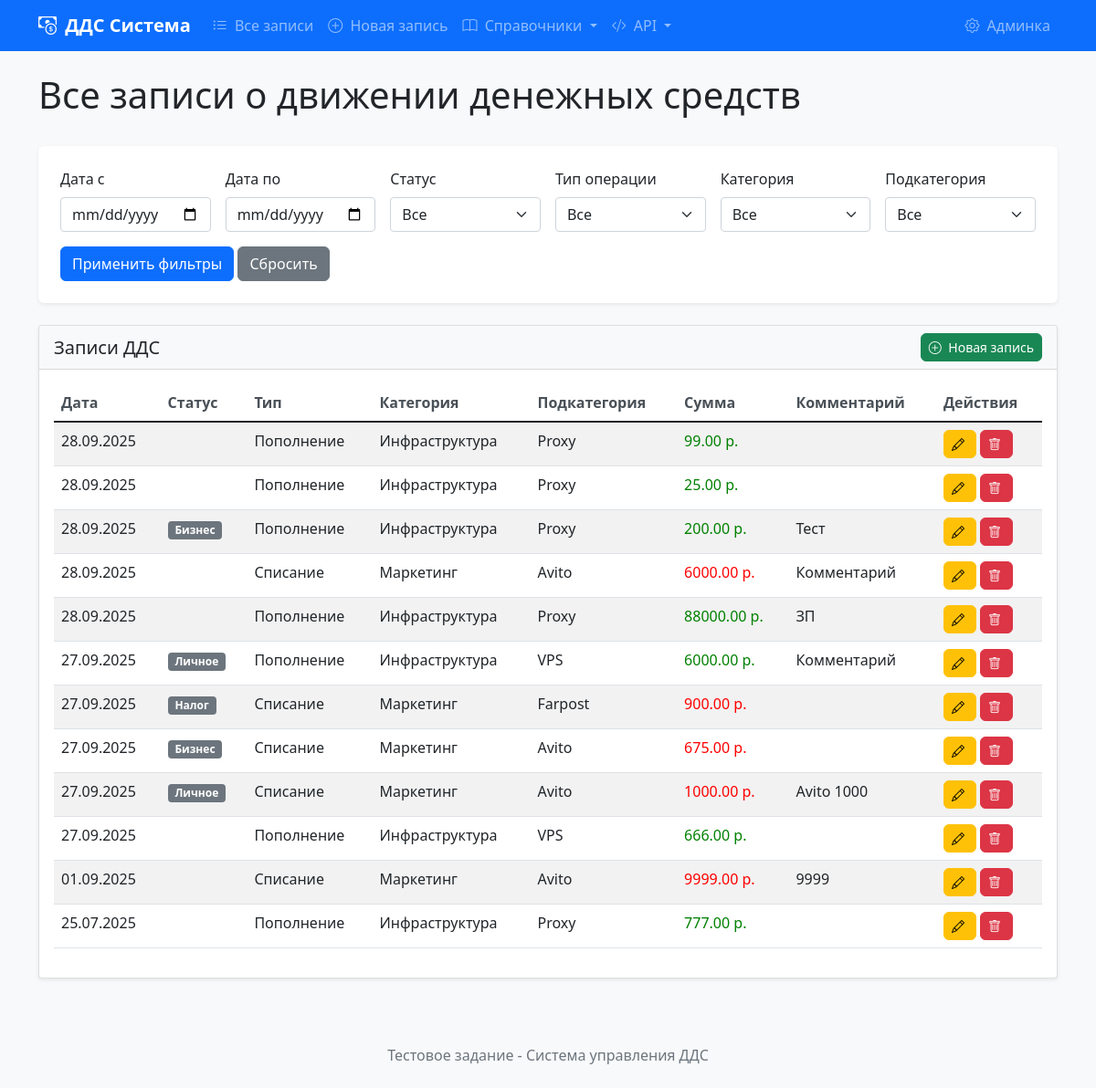
The app's page / (signed in) with its own data.
### web/models.py (models this page shows, shortened)
class CashFlowRecord(models.Model):
    created_date = models.DateField(
        default=timezone.now,
        verbose_name="Дата создания записи",
        help_text="Заполняется автоматически, но может быть изменена вручную"
    )
    status = models.ForeignKey(
        Status,
        on_delete=models.PROTECT,
        verbose_name="Статус",
        blank=True,
        null=True,
        default=None
    )
    transaction_type = models.ForeignKey(
        TransactionType,
        on_delete=models.PROTECT,
        verbose_name="Тип операции"
    )
    category = models.ForeignKey(
        Category,
        on_delete=models.PROTECT,
        verbose_name="Категория"
    )
    subcategory = models.ForeignKey(
        Subcategory,
        on_delete=models.PROTECT,
        verbose_name="Подкатегория"
    )
    amount = models.DecimalField(
        max_digits=12,
        decimal_places=2,
        validators=[MinValueValidator(0)],
        verbose_name="Сумма",
        help_text="Количество средств в рублях"
    )
    comment = models.TextField(
        blank=True,
        null=True,
        verbose_name="Комментарий",
        help_text="Комментарий к записи в свободной форме (необязательное поле)"
    )
    class Meta:
        verbose_name = "Запись ДДС"
        verbose_name_plural = "Записи ДДС"
        ordering = ['-created_date']
        indexes = [
            models.Index(fields=['created_date']),
            models.Index(fields=['status']),
            models.Index(fields=['transaction_type']),
            models.Index(fields=['category', 'subcategory']),
        ]

class TransactionType(models.Model):
    name = models.CharField(
        max_length=100,
        unique=True,
        verbose_name="Тип операции"
    )
    class Meta:
        verbose_name = "Тип операции"
        verbose_name_plural = "Типы операций"
        ordering = ['name']

class Category(models.Model):
    transaction_type = models.ForeignKey(
        TransactionType,
        on_delete=models.CASCADE,
        related_name='categories',
        verbose_name="Тип операции"
    )
    name = models.CharField(
        max_length=100,
        verbose_name="Название категории"
    )
    class Meta:
        verbose_name = "Категория"
        verbose_name_plural = "Категории"
        ordering = ['transaction_type', 'name']
        constraints = [
            models.UniqueConstraint(
                fields=['transaction_type', 'name'],
                name='unique_category_per_type'
            )
        ]

class Subcategory(models.Model):
    category = models.ForeignKey(
        Category,
        on_delete=models.CASCADE,
        related_name='subcategories',
        verbose_name="Категория"
    )
    name = models.CharField(
        max_length=100,
        verbose_name="Название подкатегории"
    )
    class Meta:
        verbose_name = "Подкатегория"
        verbose_name_plural = "Подкатегории"
        ordering = ['category', 'name']
        constraints = [
            models.UniqueConstraint(
                fields=['category', 'name'],
                name='unique_subcategory_per_category'
            )
        ]

class Status(models.Model):
    name = models.CharField(
        max_length=100,
        unique=True,
        verbose_name="Название статуса"
    )
    class Meta:
        verbose_name = "Статус"
        verbose_name_plural = "Статусы"
        ordering = ['name']

### web/views/views.py (the view)
# urls.py: path('', views.CashFlowRecordListView.as_view(), name='index'),
class CashFlowRecordListView(ListView):
    model = CashFlowRecord
    template_name = 'cash_flow/record_list.html'
    context_object_name = 'records'
    paginate_by = 20
    def get_queryset(self):
        queryset = super().get_queryset().select_related(
            'status', 'transaction_type', 'category', 'subcategory'
        )
        status = self.request.GET.get('status')
        transaction_type = self.request.GET.get('transaction_type')
        category = self.request.GET.get('category')
        subcategory = self.request.GET.get('subcategory')
        date_from = self.request.GET.get('date_from')
        date_to = self.request.GET.get('date_to')
        if status:
            queryset = queryset.filter(status_id=status)
        if transaction_type:
            queryset = queryset.filter(transaction_type_id=transaction_type)
        if category:
            queryset = queryset.filter(category_id=category)
        if subcategory:
            queryset = queryset.filter(subcategory_id=subcategory)
        if date_from:
            date_from = datetime.strptime(date_from, '%Y-%m-%d').date()
            queryset = queryset.filter(created_date__gte=date_from)
        if date_to:
            date_to = datetime.strptime(date_to, '%Y-%m-%d').date()
            queryset = queryset.filter(created_date__lte=date_to)
        return queryset
    def get_context_data(self, **kwargs):
        context = super().get_context_data(**kwargs)
        context['statuses'] = Status.objects.all()
        context['transaction_types'] = TransactionType.objects.all()
        context['categories'] = Category.objects.all()
        context['subcategories'] = Subcategory.objects.all()
        context['current_filters'] = {
            'status': self.request.GET.get('status', ''),
            'transaction_type': self.request.GET.get('transaction_type', ''),
            'category': self.request.GET.get('category', ''),
            'subcategory': self.request.GET.get('subcategory', ''),
            'date_from': self.request.GET.get('date_from', ''),
            'date_to': self.request.GET.get('date_to', ''),
        }
        return context

### templates/cash_flow/record_list.html (shortened to what this page needs)
{% extends 'base.html' %}
{% load static %}
{% block page_title %}Все записи о движении денежных средств{% endblock %}
{% block content %}
<div class="filter-section">
    <form method="get" id="filter-form">
        <div class="row g-3">
            <div class="col-md-2">
                <label for="id_date_from" class="form-label">Дата с</label>
                <input type="date" class="form-control" id="id_date_from" name="date_from" value="{{ current_filters.date_from }}">
            </div>
            <div class="col-md-2">
                <label for="id_date_to" class="form-label">Дата по</label>
                <input type="date" class="form-control" id="id_date_to" name="date_to" value="{{ current_filters.date_to }}">
            </div>
            <div class="col-md-2">
                <label for="id_status" class="form-label">Статус</label>
                <select class="form-select" id="id_status" name="status">
                    <option value="">Все</option>
                </select>
            </div>
            <div class="col-md-2">
                <label for="id_transaction_type" class="form-label">Тип операции</label>
                <select class="form-select" id="id_transaction_type" name="transaction_type">
                    <option value="">Все</option>
                </select>
            </div>
            <div class="col-md-2">
                <label for="id_category" class="form-label">Категория</label>
                <select class="form-select" id="id_category" name="category">
                    <option value="">Все</option>
                </select>
            </div>
            <div class="col-md-2">
                <label for="id_subcategory" class="form-label">Подкатегория</label>
                <select class="form-select" id="id_subcategory" name="subcategory">
                    <option value="">Все</option>
                </select>
            </div>
        </div>
        <div class="row mt-3">
            <div class="col">
                <button type="submit" class="btn btn-primary">Применить фильтры</button>
                <button type="button" class="btn btn-secondary" onclick="resetFilters()">Сбросить</button>
            </div>
        </div>
    </form>
</div>
<div class="card">
    <div class="card-header d-flex justify-content-between align-items-center">
        <h5 class="mb-0">Записи ДДС</h5>
        <a href="{% url 'cash_flow:record_create' %}" class="btn btn-success btn-sm">
            <i class="bi bi-plus-circle"></i> Новая запись
        </a>
    </div>
    <div class="card-body">
        <div class="table-responsive">
            <table class="table table-striped table-hover">
                <thead>
                    <tr>
                        <th>Дата</th>
                        <th>Статус</th>
                        <th>Тип</th>
                        <th>Категория</th>
                        <th>Подкатегория</th>
                        <th>Сумма</th>
                        <th>Комментарий</th>
                        <th>Действия</th>
                    </tr>
                </thead>
                <tbody>
                    {% for record in records %}
                    <tr>
                        <td>{{ record.created_date|date:"d.m.Y" }}</td>
                        <td><span class="badge bg-secondary">{{ record.status.name }}</span></td>
                        <td>{{ record.transaction_type.name }}</td>
                        <td>{{ record.category.name }}</td>
                        <td>{{ record.subcategory.name }}</td>
                        <td class="{% if record.transaction_type.name|lower == 'пополнение' %}amount-positive{% else %}amount-negative{% endif %}">
                            {{ record.amount }} р.
                        </td>
                        <td>{{ record.comment|default:""|truncatewords:5 }}</td>
                        <td>
                            <a href="{% url 'cash_flow:record_edit' record.pk %}" class="btn btn-warning btn-sm" title="Редактировать">
                                <i class="bi bi-pencil"></i>
                            </a>
                            <a href="{% url 'cash_flow:record_delete' record.pk %}" class="btn btn-danger btn-sm confirm-delete" title="Удалить">
                                <i class="bi bi-trash"></i>
                            </a>
                        </td>
                    </tr>
                    {% empty %}
                    <tr>
                        <td colspan="8" class="text-center">Нет записей</td>
                    </tr>
                    {% endfor %}
                </tbody>
            </table>
        </div>
    </div>
</div>
{% endblock %}

### static/css/style.css (style rules this page uses)
body { background-color: #f8f9fa; }
.card { box-shadow: 0 0.125rem 0.25rem rgba(0, 0, 0, 0.075); border: 1px solid rgba(0, 0, 0, 0.125); }
.card-header { background-color: #f8f9fa; border-bottom: 1px solid rgba(0, 0, 0, 0.125); }
.table th { border-top: none; font-weight: 600; color: #495057; }
.form-label { font-weight: 500; margin-bottom: 0.5rem; }
.btn { border-radius: 0.375rem; }
.btn-sm { padding: 0.25rem 0.5rem; font-size: 0.875rem; }
.bi { margin-right: 0.25rem; }
tr td.amount-positive { color: green !important; }
tr td.amount-negative { color: red !important; }
.filter-section { background-color: white; border-radius: 0.375rem; padding: 1.5rem; margin-bottom: 1.5rem; box-shadow: 0 0.125rem 0.25rem rgba(0, 0, 0, 0.075); }

### records on screen
CashFlowRecord: created_date "28.09.2025", transaction_type.name "Пополнение", category.name "Инфраструктура", subcategory.name "Proxy", amount "99.00"
CashFlowRecord: created_date "28.09.2025", transaction_type.name "Пополнение", category.name "Инфраструктура", subcategory.name "Proxy", amount "25.00"
CashFlowRecord: created_date "28.09.2025", status.name "Бизнес", transaction_type.name "Пополнение", category.name "Инфраструктура", subcategory.name "Proxy", amount "200.00", comment "Тест"
CashFlowRecord: created_date "28.09.2025", transaction_type.name "Списание", category.name "Маркетинг", subcategory.name "Avito", amount "6000.00", comment "Комментарий"
CashFlowRecord: created_date "28.09.2025", transaction_type.name "Пополнение", category.name "Инфраструктура", subcategory.name "Proxy", amount "88000.00", comment "ЗП"
CashFlowRecord: created_date "27.09.2025", status.name "Личное", transaction_type.name "Пополнение", category.name "Инфраструктура", subcategory.name "VPS", amount "6000.00", comment "Комментарий"
CashFlowRecord: created_date "27.09.2025", status.name "Налог", transaction_type.name "Списание", category.name "Маркетинг", subcategory.name "Farpost", amount "900.00"
CashFlowRecord: created_date "27.09.2025", status.name "Бизнес", transaction_type.name "Списание", category.name "Маркетинг", subcategory.name "Avito", amount "675.00"
CashFlowRecord: created_date "27.09.2025", status.name "Личное", transaction_type.name "Списание", category.name "Маркетинг", subcategory.name "Avito", amount "1000.00", comment "Avito 1000"
CashFlowRecord: created_date "27.09.2025", transaction_type.name "Пополнение", category.name "Инфраструктура", subcategory.name "VPS", amount "666.00"
CashFlowRecord: created_date "01.09.2025", transaction_type.name "Списание", category.name "Маркетинг", subcategory.name "Avito", amount "9999.00", comment "9999"
CashFlowRecord: created_date "25.07.2025", transaction_type.name "Пополнение", category.name "Инфраструктура", subcategory.name "Proxy", amount "777.00"
